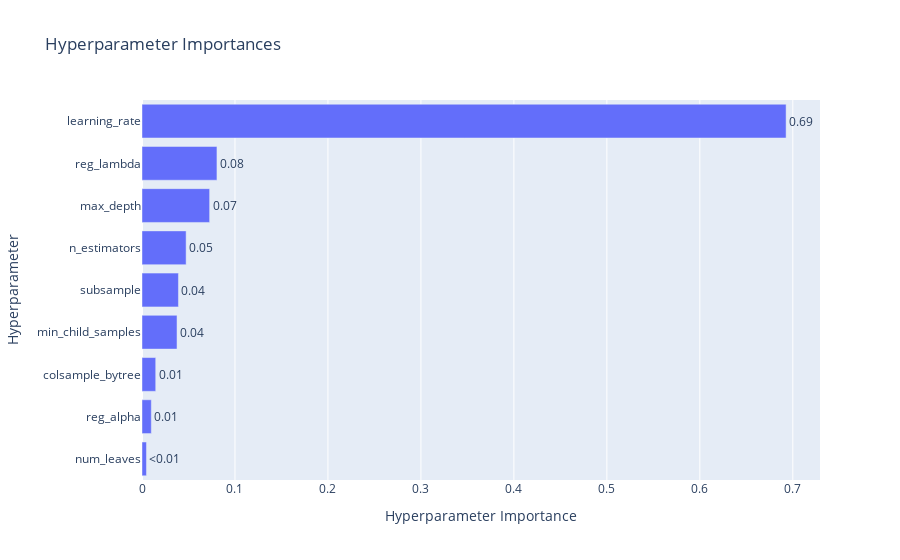

Notebook source saved alongside this figure:
### Code cell
%%script skipped # Skipped for resource optimization

optuna.visualization.plot_param_importances(study)

### Figure 1 — Plotly figure (JSON) as saved in the notebook; plotly's stock layout.template omitted (floating-point values rounded to 4 significant figures)
{"data": [{"cliponaxis": false, "hovertemplate": ["num_leaves (IntDistribution): 0.004793973132162903<extra></extra>", "reg_alpha (FloatDistribution): 0.010008757701778408<extra></extra>", "colsample_bytree (FloatDistribution): 0.014753495695057156<extra></extra>", "min_child_samples (IntDistribution): 0.03766452715125595<extra></extra>", "subsample (FloatDistribution): 0.039188908860321926<extra></extra>", "n_estimators (IntDistribution): 0.04745446496054264<extra></extra>", "max_depth (IntDistribution): 0.0727448244431342<extra></extra>", "reg_lambda (FloatDistribution): 0.08061317087287694<extra></extra>", "learning_rate (FloatDistribution): 0.6927778771828698<extra></extra>"], "name": "Objective Value", "orientation": "h", "text": ["<0.01", "0.01", "0.01", "0.04", "0.04", "0.05", "0.07", "0.08", "0.69"], "textposition": "outside", "type": "bar", "x": [0.004794, 0.01001, 0.01475, 0.03766, 0.03919, 0.04745, 0.07274, 0.08061, 0.6928], "y": ["num_leaves", "reg_alpha", "colsample_bytree", "min_child_samples", "subsample", "n_estimators", "max_depth", "reg_lambda", "learning_rate"]}], "layout": {"title": {"text": "Hyperparameter Importances"}, "xaxis": {"title": {"text": "Hyperparameter Importance"}}, "yaxis": {"title": {"text": "Hyperparameter"}}}}
